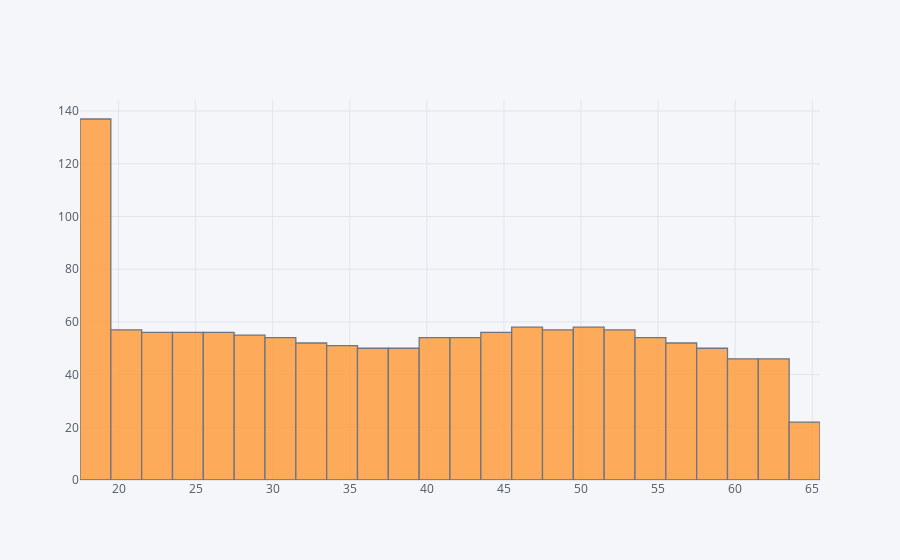

Write notebook code for a chart like this one.
### Code cell
df["age"].iplot(kind="hist")

### Figure 1 — Plotly figure (JSON) as saved in the notebook; plotly's stock layout.template omitted (floating-point values rounded to 4 significant figures; data arrays with more than 128 entries replaced by an {"elided": "..."} marker saying what was removed)
{"data": [{"histfunc": "count", "histnorm": "", "marker": {"color": "rgba(255, 153, 51, 1.0)", "line": {"color": "#4D5663", "width": 1.3}}, "name": "age", "opacity": 0.8, "orientation": "v", "type": "histogram", "x": {"elided": "1338 int values"}}], "layout": {"barmode": "overlay", "legend": {"bgcolor": "#F5F6F9", "font": {"color": "#4D5663"}}, "paper_bgcolor": "#F5F6F9", "plot_bgcolor": "#F5F6F9", "title": {"font": {"color": "#4D5663"}}, "xaxis": {"gridcolor": "#E1E5ED", "showgrid": true, "tickfont": {"color": "#4D5663"}, "title": {"font": {"color": "#4D5663"}, "text": ""}, "zerolinecolor": "#E1E5ED"}, "yaxis": {"gridcolor": "#E1E5ED", "showgrid": true, "tickfont": {"color": "#4D5663"}, "title": {"font": {"color": "#4D5663"}, "text": ""}, "zerolinecolor": "#E1E5ED"}}}
